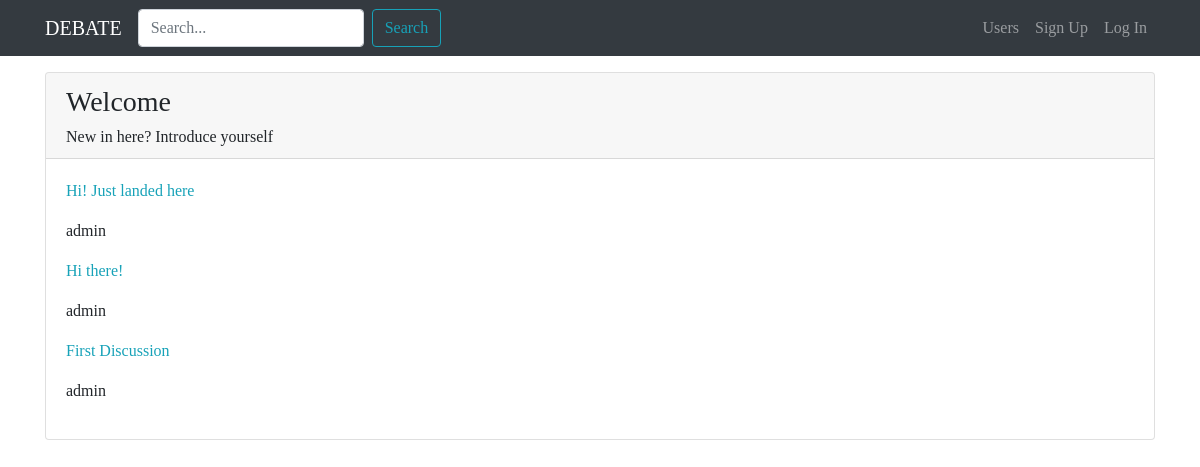
Screenshot of /forum/section/1 with the database file from the repository.
### forum/models.py (models this page shows, shortened)
class Section(models.Model):
  name_section = models.CharField(max_length=80)
  description = models.CharField(max_length=150, blank=True, null=True)
  logo_section = models.ImageField(blank=True, null=True)

class Discussion(models.Model):
  title = models.CharField(max_length=120)
  creation_date = models.DateTimeField(auto_now_add=True)
  author_discussion = models.ForeignKey(User, on_delete=models.CASCADE, related_name="discussions")
  belong_section = models.ForeignKey(Section, on_delete=models.CASCADE)
  def get_absolute_url(self):
    return reverse("visualize_discussion", kwargs={"pk": self.pk})

### forum/views.py (the view)
# urls.py: path('section/<int:pk>', views.visualizeSection, name="section_view"),
def visualizeSection(request, pk):
    section = get_object_or_404(Section, pk=pk)
    discussions_section = Discussion.objects.filter(belong_section=section).order_by("-creation_date")
    context = {"section": section, "discussions": discussions_section}
    return render(request, "forum/single_section.html", context)

### forum/templates/forum/single_section.html (shortened to what this page needs)
{% extends 'base.html' %}
{% block content %}
<div class="card my-3">
  <div class="card-header">
    <h3>{{ section.name_section }}</h3>
    <h6 class="card-text">{{ section.description }}</h6>
  </div>
  <div class="card-body">
    {% for discussion in discussions %}
      <p><a href="{{ discussion.get_absolute_url }}">{{ discussion.title }}</a></p>
      <p>{{ discussion.author_discussion }}</p>
    {% endfor %}
  </div>
</div>
{% endblock content %}

### static-storage/css/debate.css (style rules this page uses)
body { font-family: 'Playfair Display', serif; }
a, a:hover { color: #17a2b8; }

### rows the page displays
Section: name_section "Welcome", description "New in here? Introduce yourself"
Discussion: title "Hi! Just landed here", author_discussion "admin"
Discussion: title "Hi there!", author_discussion "admin"
Discussion: title "First Discussion", author_discussion "admin"
